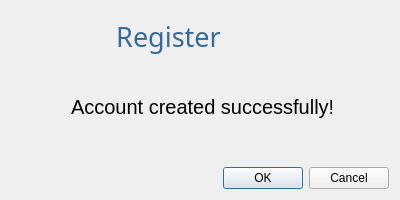
<?xml version="1.0" encoding="UTF-8"?>
<ui version="4.0">
 <class>Dialog</class>
 <widget class="QDialog" name="Dialog">
  <property name="geometry">
   <rect>
    <x>0</x>
    <y>0</y>
    <width>400</width>
    <height>200</height>
   </rect>
  </property>
  <property name="minimumSize">
   <size>
    <width>400</width>
    <height>200</height>
   </size>
  </property>
  <property name="maximumSize">
   <size>
    <width>400</width>
    <height>200</height>
   </size>
  </property>
  <property name="windowTitle">
   <string>Dialog</string>
  </property>
  <layout class="QVBoxLayout" name="verticalLayout">
   <item>
    <widget class="QWidget" name="widget" native="true">
     <property name="maximumSize">
      <size>
       <width>16777214</width>
       <height>16777215</height>
      </size>
     </property>
    </widget>
   </item>
   <item>
    <widget class="QLabel" name="label_7">
     <property name="font">
      <font>
       <family>Bahnschrift</family>
       <pointsize>20</pointsize>
       <italic>false</italic>
       <bold>false</bold>
      </font>
     </property>
     <property name="styleSheet">
      <string notr="true">color: #356a9c;
font: 20pt &quot;Bahnschrift&quot;;</string>
     </property>
     <property name="text">
      <string>               Register</string>
     </property>
    </widget>
   </item>
   <item>
    <widget class="QWidget" name="widget_2" native="true">
     <property name="minimumSize">
      <size>
       <width>0</width>
       <height>100</height>
      </size>
     </property>
     <widget class="QLabel" name="label">
      <property name="geometry">
       <rect>
        <x>60</x>
        <y>30</y>
        <width>261</width>
        <height>31</height>
       </rect>
      </property>
      <property name="font">
       <font>
        <pointsize>15</pointsize>
       </font>
      </property>
      <property name="text">
       <string>Account created successfully!</string>
      </property>
     </widget>
    </widget>
   </item>
   <item>
    <widget class="QDialogButtonBox" name="buttonBox">
     <property name="orientation">
      <enum>Qt::Orientation::Horizontal</enum>
     </property>
     <property name="standardButtons">
      <set>QDialogButtonBox::StandardButton::Cancel|QDialogButtonBox::StandardButton::Ok</set>
     </property>
    </widget>
   </item>
  </layout>
 </widget>
 <resources/>
 <connections>
  <connection>
   <sender>buttonBox</sender>
   <signal>accepted()</signal>
   <receiver>Dialog</receiver>
   <slot>accept()</slot>
   <hints>
    <hint type="sourcelabel">
     <x>248</x>
     <y>254</y>
    </hint>
    <hint type="destinationlabel">
     <x>157</x>
     <y>274</y>
    </hint>
   </hints>
  </connection>
  <connection>
   <sender>buttonBox</sender>
   <signal>rejected()</signal>
   <receiver>Dialog</receiver>
   <slot>reject()</slot>
   <hints>
    <hint type="sourcelabel">
     <x>316</x>
     <y>260</y>
    </hint>
    <hint type="destinationlabel">
     <x>286</x>
     <y>274</y>
    </hint>
   </hints>
  </connection>
 </connections>
</ui>
